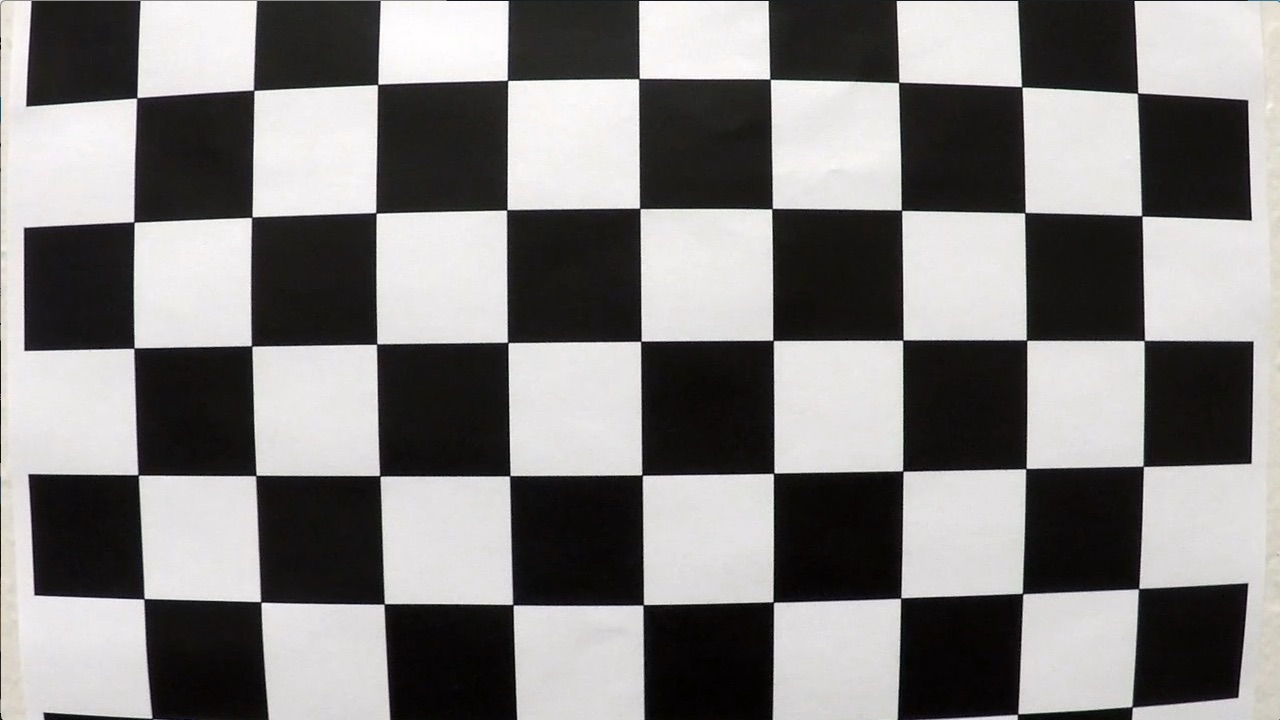
#> input picture camera_cal/calibration1.jpg, 1280 x 720 px; its folder holds only this picture in this run
$ jupyter execute --allow-errors code.ipynb   (shell and % lines are left out)   (older library calls are emulated)
#> lines starting #> are read from the running program, lines starting #| are printed output that depends on the picture; after the words box and inside, x2 and y2 are one past the last pixel; in counts of white or black regions, pixels touching at a corner belong together
[cell 1]
import numpy as np
import cv2
import matplotlib.pyplot as plt
import glob

## Step 1: Camera calibration

Compensate distortion and other effects with the chessboard-calibration-image.
Make a list of all calibration images and calculate the camera matrix and distortion coefficients.

[cell 2]
# Load calibration images
fnames = glob.glob('camera_cal/calibration*.jpg')

# Display a nice example calibration image
#> (the rest of this cell did not finish here and is left out)

[cell 3]
# Array to store object-points and image-points from the images
objpoints = [] # 3D points in real world space
imgpoints = [] # 2D points in image space

chessb_size_x = 9
chessb_size_y = 6
objp = np.zeros((chessb_size_x*chessb_size_y,3), np.float32)
objp[:,:2] = np.mgrid[0:9,0:6].T.reshape(-1,2) # x, y coordinates

for i, fname in enumerate(fnames):
    img = cv2.imread(fname)
#> img is the input picture: shape (720, 1280, 3); mean B, G, R 127.8, 128.4, 130.1
    # Convert to grayscale
    gray = cv2.cvtColor(img, cv2.COLOR_BGR2GRAY)

    # Find corners of the Chessboard
    ret, corners = cv2.findChessboardCorners(gray, (chessb_size_x,chessb_size_y), None)
#> ret = False; corners = None

    if ret==True:
        imgpoints.append(corners)
        objpoints.append(objp)
        # Draw first image as example
        if i==13:
            img = cv2.drawChessboardCorners(img, (chessb_size_x,chessb_size_y), corners, ret)
            plt.imshow(img)

# Get calibration parameter
#> (the rest of this cell did not finish here and is left out)

#> (a cell that did not finish here is left out)

# Step 2: Process Pipeline

### Undistort and make binary

First undistort a given image and generate a binary-image based on color-threholds (in HLS and HSV color-space), followed by gradient-magnitude and direction thresholds.

[cell 5]
# [41 lines left out: function preprocess_image, not called in this run]

[cell 6]
####### Test output
test_img = cv2.imread('test_images/test1.jpg')
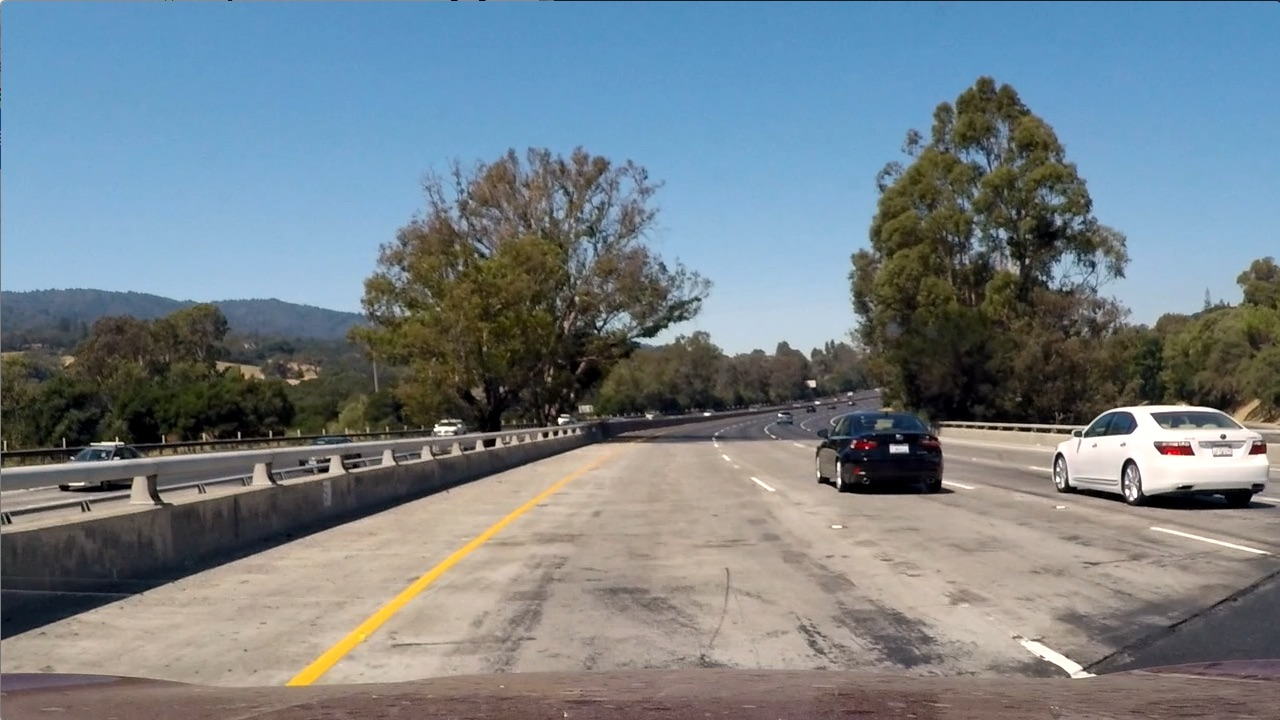
#> input picture test_images/test1.jpg, 1280 x 720 px
#> test_img is the input picture: shape (720, 1280, 3); mean B, G, R 135.5, 128.7, 117.5
#test_img = cv2.imread('test_images/straight_lines1.jpg')

#> (the rest of this cell did not finish here and is left out)

### Perspective Transform

Seccond apply a perspective transform. Lane lines are better extracted from the bird-eye-perspective.

[cell 7]
def perspective_transform(img, reverse=False):
    # Define source points. These were specified by hand from an example image with a straight road
    src = np.float32([[570,460], [720,460], [1150,720], [170,720]])
    offset = 100
    dst = np.float32([[offset,0],
                      [img.shape[1]-offset, 0],
                      [img.shape[1]-offset,img.shape[0]],
                      [offset,img.shape[0]]])

    if reverse:
        M = cv2.getPerspectiveTransform(dst, src)
    else:
        M = cv2.getPerspectiveTransform(src, dst)
    warped = cv2.warpPerspective(img, M, (img.shape[1],img.shape[0]), flags=cv2.INTER_LINEAR)

    return warped

[cell 8]
####### Test output
points = np.array([[570,460], [720,460], [1150,720], [170,720]])
poly = test_img.copy()
cv2.polylines(poly, np.int32([points]), 1, (0,0,255), 3)
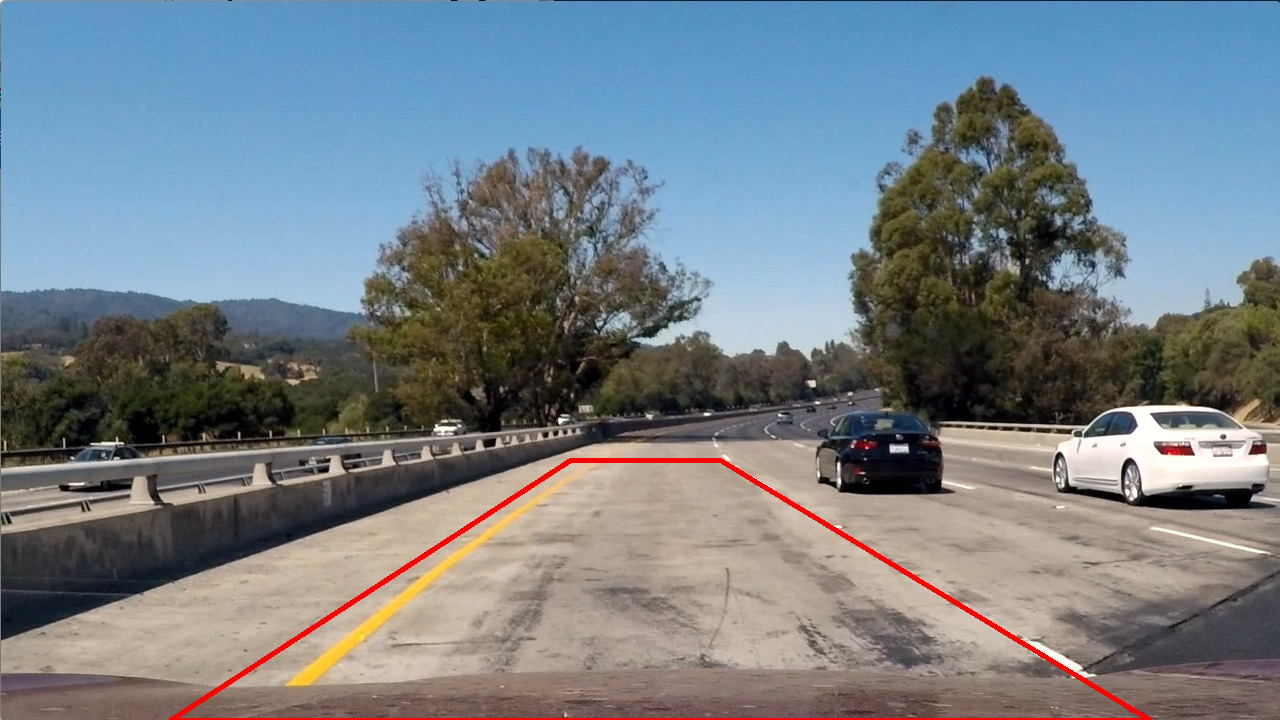
#> poly: shape (720, 1280, 3); 0.83% of pixels changed, all inside (x1, y1, x2, y2) = (169, 458, 1152, 720)
cv2.imwrite('output_images/bird_eye_orig.jpg',poly)
#plt.subplot(221)
#plt.tight_layout()
#plt.imshow(cv2.cvtColor(poly, cv2.COLOR_BGR2RGB))

warped = perspective_transform(poly)
#> in perspective_transform, `warped = cv2.warpPerspective(img, M, (img.shape[1],img.shape[0]), flag..`:
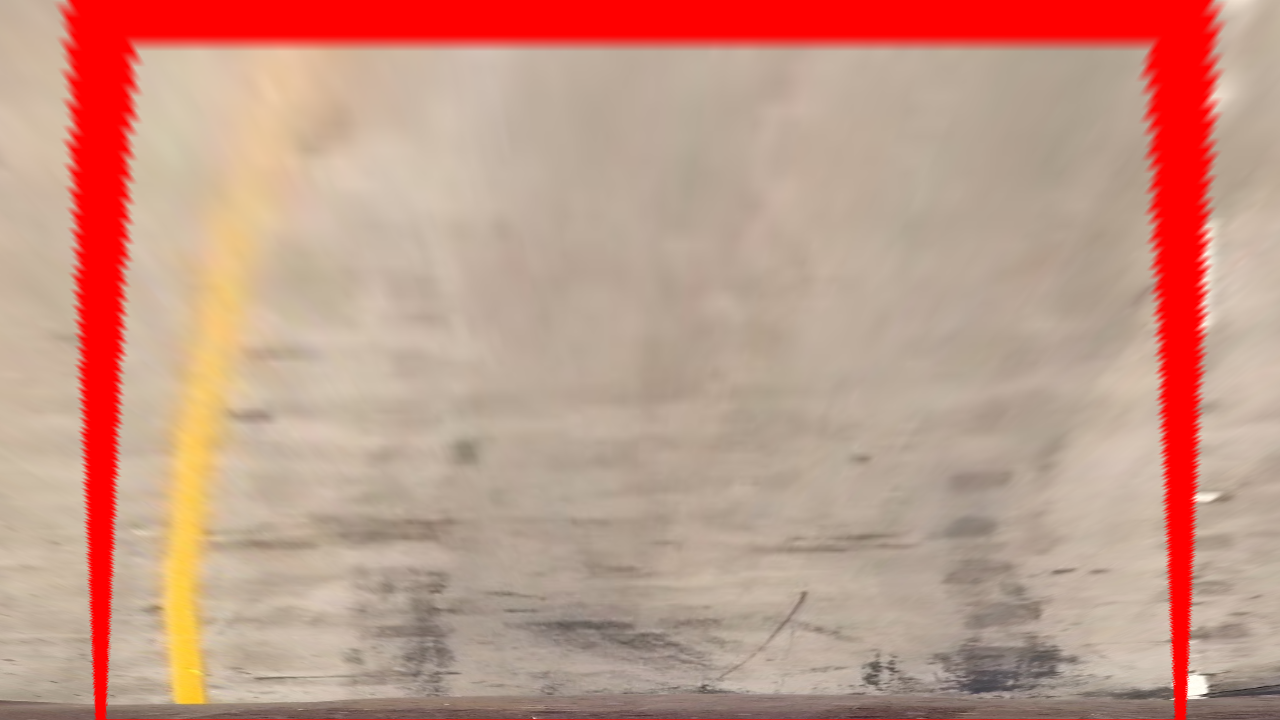
#> warped: shape (720, 1280, 3); mean B, G, R 135.3, 151.7, 196.1
cv2.imwrite('output_images/bird_eye_warped.jpg',warped)
#plt.subplot(222)
#plt.imshow(cv2.cvtColor(warped, cv2.COLOR_BGR2RGB))
#> (the rest of this cell did not finish here and is left out)
